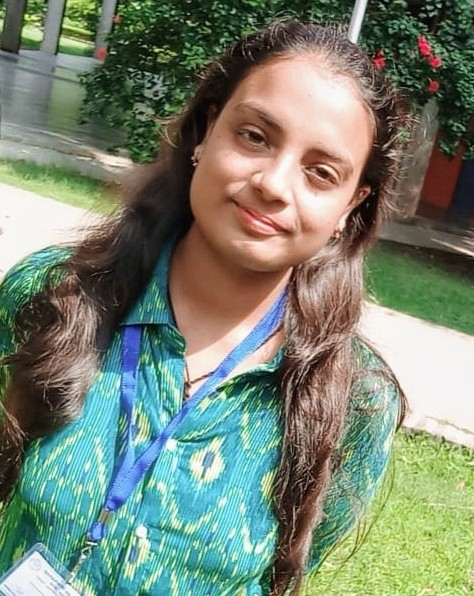
#> input picture Akshita_pic.jpg, 474 x 596 px, given in place of the camera
$ python object_detection_opencv.py
#> lines starting #> are read from the running program, lines starting #| are printed output that depends on the picture; after the words box and inside, x2 and y2 are one past the last pixel; in counts of white or black regions, pixels touching at a corner belong together
import cv2
import numpy as np
def nothing(x):
    pass
cap=cv2.VideoCapture(0)
cv2.namedWindow("Tracking")
cv2.createTrackbar("LH","Tracking",0,255,nothing)
#> slider 'LH' is set to 51
cv2.createTrackbar("LS","Tracking",0,255,nothing)
#> slider 'LS' is set to 51
cv2.createTrackbar("LV","Tracking",0,255,nothing)
#> slider 'LV' is set to 51
cv2.createTrackbar("UH","Tracking",255,255,nothing)
cv2.createTrackbar("US","Tracking",255,255,nothing)
cv2.createTrackbar("UV","Tracking",255,255,nothing)

while True:
    #frame=cv2.imread('balls.jpeg')
    _,frame=cap.read()
#> frame is the input picture: shape (596, 474, 3); mean B, G, R 115.1, 132.7, 121
    hsv=cv2.cvtColor(frame,cv2.COLOR_BGR2HSV)
#> hsv: shape (596, 474, 3); mean H, S, V 45, 94.4, 146.6
    l_h = cv2.getTrackbarPos("LH","Tracking")
    l_s = cv2.getTrackbarPos("LS", "Tracking")
    l_v = cv2.getTrackbarPos("LV", "Tracking")
    u_h = cv2.getTrackbarPos("UH", "Tracking")
    u_s = cv2.getTrackbarPos("US", "Tracking")
    u_v = cv2.getTrackbarPos("UV", "Tracking")
    lb=np.array([l_h,l_s,l_v])
    ub=np.array([u_h,u_s,u_v])
    mask=cv2.inRange(hsv,lb,ub)
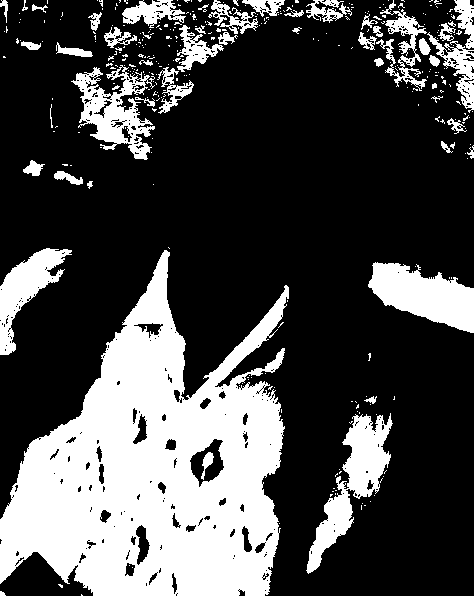
#> mask: shape (596, 474); 28.7% white; 341 white regions (291 under 20 px), largest, box (x1, y1, x2, y2) and area: (0, 250, 289, 596) 55190, (306, 413, 393, 574) 4451, (368, 262, 474, 333) 4427
    res=cv2.bitwise_and(frame,frame,mask=mask)
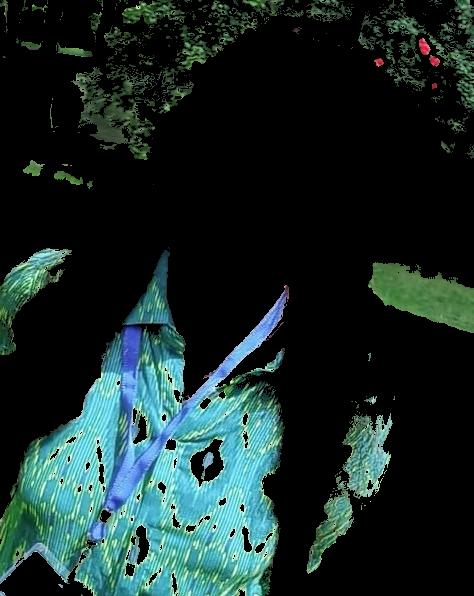
#> res: shape (596, 474, 3); mean B, G, R 40.2, 42.3, 24.2

    cv2.imshow("frame",frame)
    cv2.imshow("mask", mask)
    cv2.imshow("res", res)

    key=cv2.waitKey(1)
#> (key Esc is pressed here)
    if key==27:
        break
cap.release()
cv2.destroyAllWindows()

$ run again, on chrisfoot.jpeg
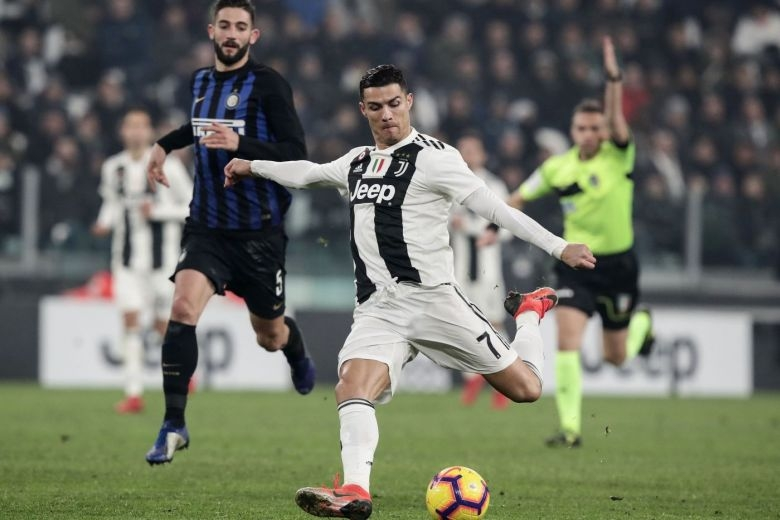
#> input picture chrisfoot.jpeg, 780 x 520 px, given in place of the camera
#> frame is the input picture: shape (520, 780, 3); mean B, G, R 97.4, 110.8, 107.1
#> hsv: shape (520, 780, 3); mean H, S, V 71.5, 58.7, 116.9
#> `mask=cv2.inRange(hsv,lb,ub)`:
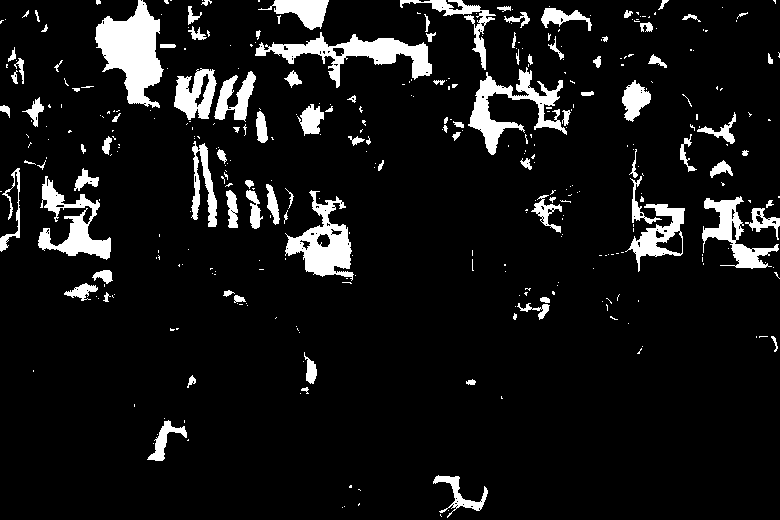
#> mask: shape (520, 780); 8.7% white; 370 white regions (268 under 20 px), largest, box (x1, y1, x2, y2) and area: (95, 0, 164, 108) 4086, (255, 32, 432, 88) 3059, (285, 190, 354, 281) 2645
#> `res=cv2.bitwise_and(frame,frame,mask=mask)`:
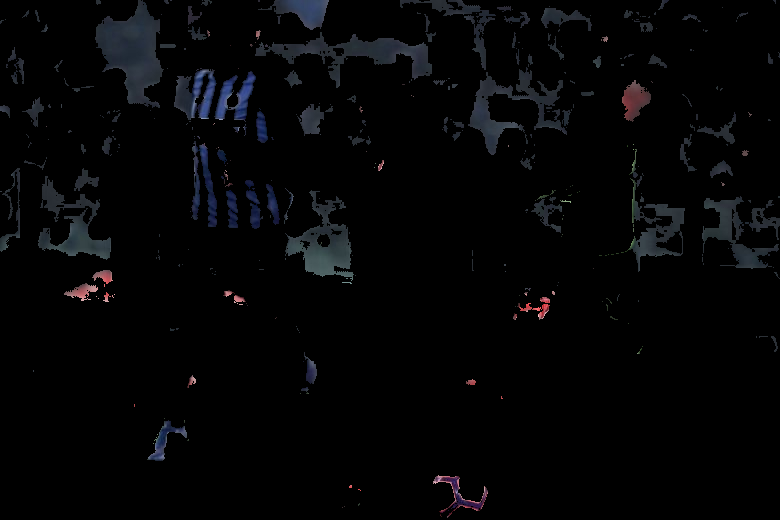
#> res: shape (520, 780, 3); mean B, G, R 5.8, 4.8, 4.4
